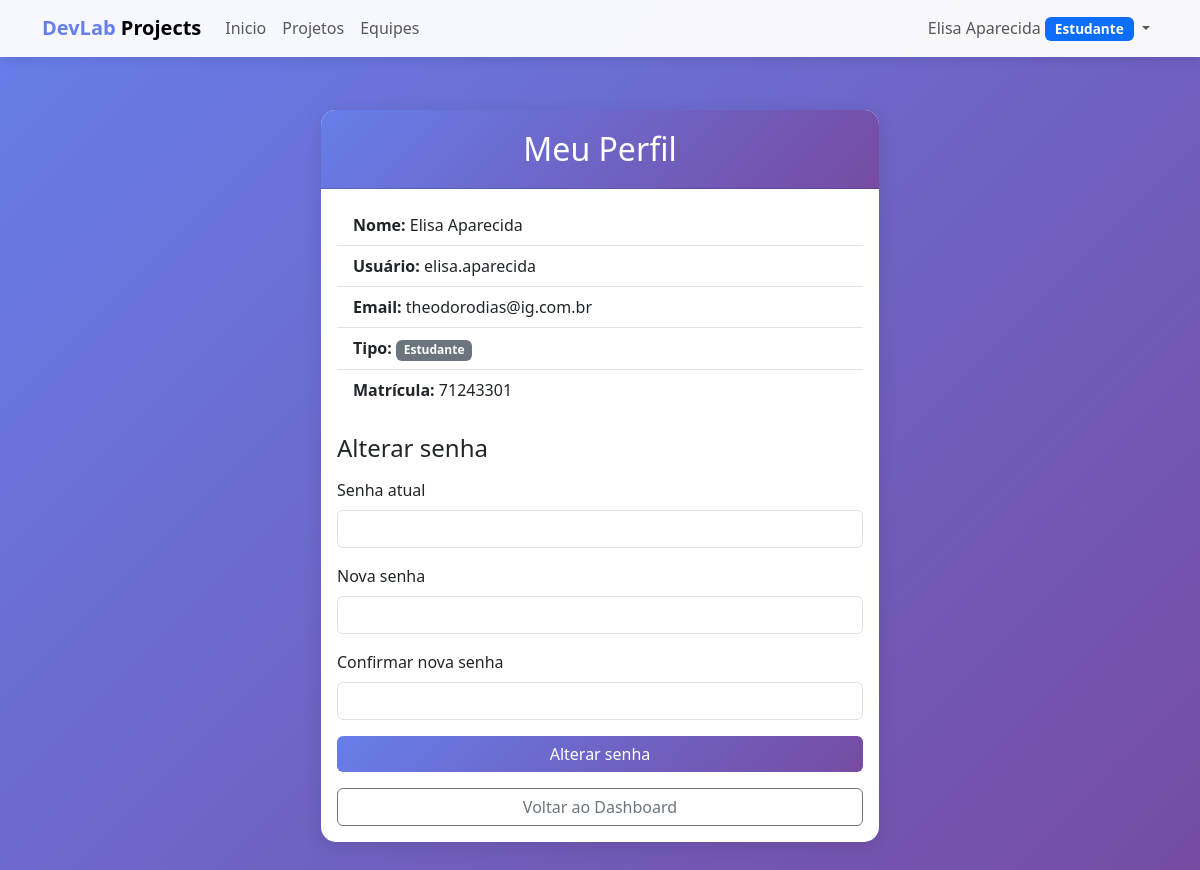
The page /perfil/ (signed in) on the database its author committed.
### meuapp/models.py (models this page shows, shortened)
class Usuario(AbstractUser):
    TIPO_CHOICES = [
        ('coordenador', 'Coordenador'),
        ('professor', 'Professor'),
        ('estudante', 'Estudante'),
    ]
    tipo = models.CharField(max_length=20, choices=TIPO_CHOICES, default='estudante')
    matricula = models.CharField(max_length=20, unique=True, null=True, blank=True)
    cpf = models.CharField(max_length=11, unique=True, null=True, blank=True)
    data_nascimento = models.DateField(null=True, blank=True)
    funcao = models.CharField(max_length=100, blank=True, verbose_name="Função")
    class Meta:
        verbose_name = 'Usuário'
        verbose_name_plural = 'Usuários'

### meuapp/views.py (the view, shortened to what this page needs)
# urls.py: path('perfil/', views.perfil, name='perfil'),
@login_required
def perfil (request):
    user = request.user
    return render(request, 'perfil.html', {'user': user})

### meuapp/templates/perfil.html (shortened to what this page needs)
{% extends 'base.html' %}
{% block content %}
<div class="row justify-content-center">
    <div class="col-md-7 col-lg-6">
        <div class="card">
            <div class="card-header text-center">
                <h2 class="mb-0">Meu Perfil</h2>
            </div>
            <div class="card-body">
                <ul class="list-group list-group-flush mb-4">
                    <li class="list-group-item"><strong>Nome:</strong> {{ user.get_full_name }}</li>
                    <li class="list-group-item"><strong>Usuário:</strong> {{ user.username }}</li>
                    <li class="list-group-item"><strong>Email:</strong> {{ user.email }}</li>
                    <li class="list-group-item"><strong>Tipo:</strong> <span class="badge bg-secondary">{{ user.get_tipo_display }}</span></li>
                    {% if user.matricula %}
                    <li class="list-group-item"><strong>Matrícula:</strong> {{ user.matricula }}</li>
                    {% endif %}
                </ul>
                <h4 class="mb-3 mt-4">Alterar senha</h4>
                <form method="post" action="{% url 'perfil' %}">
                    <div class="mb-3">
                        <label for="id_old_password" class="form-label">Senha atual</label>
                        <input type="password" name="old_password" id="id_old_password" class="form-control" required />
                    </div>
                    <div class="mb-3">
                        <label for="id_new_password1" class="form-label">Nova senha</label>
                        <input type="password" name="new_password1" id="id_new_password1" class="form-control"
                            required />
                    </div>
                    <div class="mb-3">
                        <label for="id_new_password2" class="form-label">Confirmar nova senha</label>
                        <input type="password" name="new_password2" id="id_new_password2" class="form-control"
                            required />
                    </div>
                    <button type="submit" class="btn btn-primary w-100">Alterar senha</button>
                </form>
                <a href="{% url 'dashboard' %}" class="btn btn-outline-secondary w-100 mt-3">Voltar ao Dashboard</a>
            </div>
        </div>
    </div>
</div>
{% endblock %}

### meuapp/templates/base.html (shortened to what this page needs)
<!DOCTYPE html>
<html lang="pt-br">
<head>
    <link href="https://cdn.jsdelivr.net/npm/bootstrap@5.3.0/dist/css/bootstrap.min.css" rel="stylesheet">
</head>
<body>
    {% if user.is_authenticated %}
    <nav class="navbar navbar-expand-lg navbar-light bg-light fixed-top">
        <div class="container">
            <a class="navbar-brand fw-bold" href="{% url 'dashboard' %}">
                <span style="color: #667eea;">DevLab</span> Projects
            </a>
            <div class="collapse navbar-collapse" id="navbarNav">
                <ul class="navbar-nav me-auto">
                    <li class="nav-item">
                        <a class="nav-link" href="{% url 'dashboard' %}">Inicio</a>
                    </li>
                    <li class="nav-item">
                        <a class="nav-link" href="{% url 'projeto_lista' %}">Projetos</a>
                    </li>
                    <li class="nav-item">
                        <a class="nav-link" href="{% url 'equipe_lista' %}">Equipes</a>
                    </li>
                </ul>
                <ul class="navbar-nav">
                    <li class="nav-item dropdown">
                        <a class="nav-link dropdown-toggle" href="#" id="userDropdown" role="button"
                           data-bs-toggle="dropdown">
                            {{ user.get_full_name|default:user.username }}
                            <span class="badge bg-primary badge-tipo">{{ user.get_tipo_display }}</span>
                        </a>
                    </li>
                </ul>
            </div>
        </div>
    </nav>
    {% endif %}
    <div class="container main-content">
        {% block content %}{% endblock %}
    </div>
</body>
</html>

### meuapp/templates/base.html (style rules this page uses)
body { min-height: 100vh; background: linear-gradient(135deg, #667eea 0%, #764ba2 100%); }
.navbar { background: rgba(255, 255, 255, 0.95) !important; box-shadow: 0 2px 10px rgba(0,0,0,0.1); }
.main-content { margin-top: 80px; padding: 30px 0; }
.card { border: none; border-radius: 15px; box-shadow: 0 5px 20px rgba(0,0,0,0.1); margin-bottom: 20px; }
.card-header { background: linear-gradient(135deg, #667eea 0%, #764ba2 100%); color: white; border-radius: 15px 15px 0 0 !important; padding: 20px; }
.badge-tipo { font-size: 0.85em; padding: 5px 10px; }
.btn-primary { background: linear-gradient(135deg, #667eea 0%, #764ba2 100%); border: none; }

### rows shown on the page
Usuario: get_full_name "Elisa Aparecida", tipo "Estudante", username "elisa.aparecida", email "theodorodias@ig.com.br", matricula "71243301"
